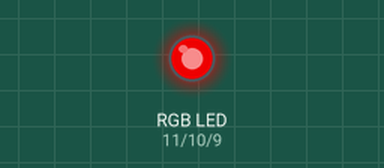
The sketch below on a simulated Arduino Uno, built with avr-gcc and run on an emulated ATmega328P. Shown: an RGB LED mixed from three pins (HIGH = lit).

Above: at 0.05 s.
At 1.25 s:
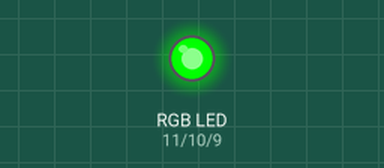
At 2.5 s:
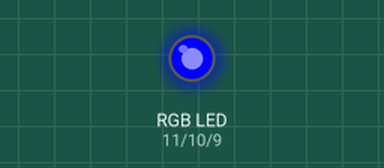
At 3.75 s:
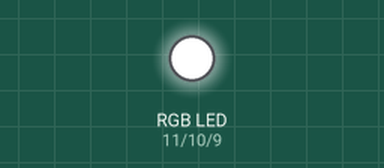
At 5.0 s:
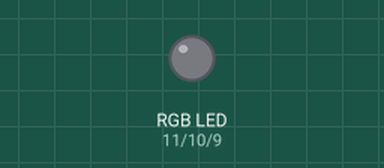
Timing chart, 0 to 6.5 s (numbered marks = the images above):
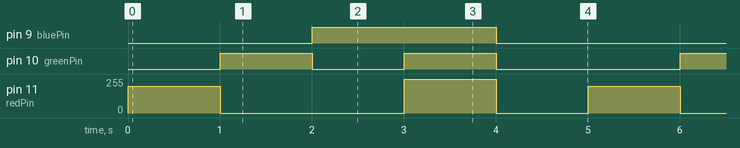

Measured:
- by itself, pin 9 (bluePin): alternates HIGH for 2.0 s and LOW for 3.0 s
- by itself, pin 10 (greenPin): repeats every 5.0 s: LOW 1.0 s, HIGH 1.0 s, LOW 2.0 s, HIGH 1.0 s
- by itself, pin 11 (redPin): repeats every 5.0 s: 0/255 2.0 s, 255/255 1.0 s, 0/255 1.0 s, 200/255 1.0 s

The sketch:

test_LED_RGB.ino
```cpp
// Define the pins for the RGB LED
const int redPin = 11;   // Red LED, connected to digital pin 11
const int greenPin = 10; // Green LED, connected to digital pin 10
const int bluePin = 9;   // Blue LED, connected to digital pin 9

void setup() {
  // Set the RGB LED pins as output
  pinMode(redPin, OUTPUT);
  pinMode(greenPin, OUTPUT);
  pinMode(bluePin, OUTPUT);
}

void loop() {
  // Red color
  setColor(255, 0, 0); // Red
  analogWrite(redPin, 200);
  delay(1000);

  // Green color
  setColor(0, 255, 0); // Green
  delay(1000);

  // Blue color
  setColor(0, 0, 255); // Blue
  delay(1000);

  // White (all colors)
  setColor(255, 255, 255); // White
  delay(1000);

  // Off (no color)
  setColor(0, 0, 0); // Off
  delay(1000);
}

void setColor(int red, int green, int blue) {
  analogWrite(redPin, red);
  analogWrite(greenPin, green);
  analogWrite(bluePin, blue);
}
```
